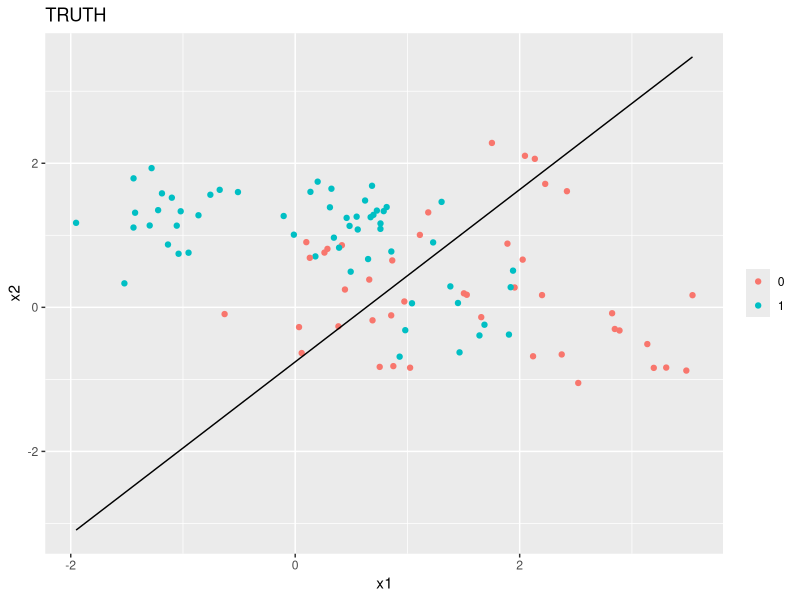
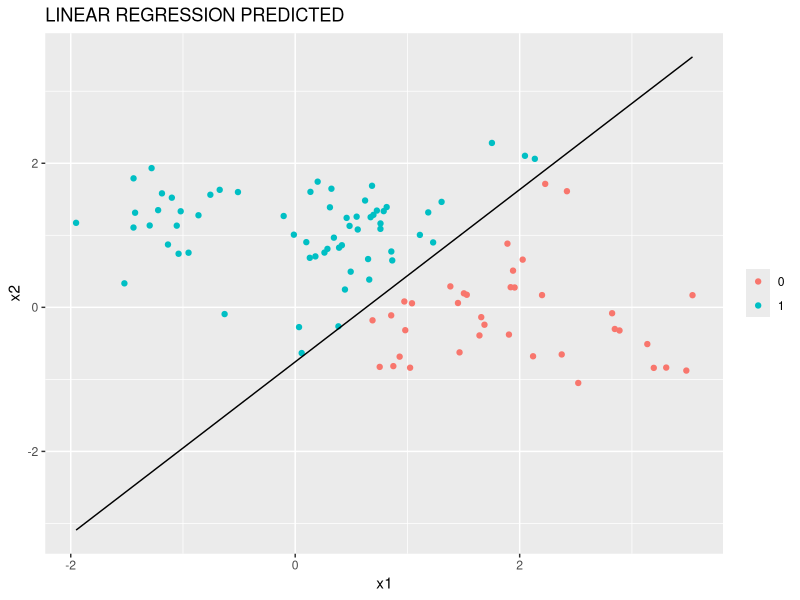

These charts were generated, in order, by the following R code: (Note: this script raises an error after producing the figures.)
# Chapter 2 Normal Mixture Models Simulation
# Alexander Durbin
# Worry about optimization later

rm(list = ls())

library(tidyverse)
library(MASS)

set.seed(11271992)


# Generate Data -----------------------------------------------------------

# generate centroids
mu <- c(1, 0)
sigma <- diag(1, nrow = 2)
center <- mvrnorm(n = 5, mu = mu, Sigma = sigma)
centroids <- tibble(x1 = center[, 1], x2 = center[, 2], class = rep(0, 5))


mu <- c(0, 1)
center <- mvrnorm(n = 5, mu = mu, Sigma = sigma)
tmp <- tibble(x1 = center[, 1], x2 = center[, 2], class = rep(1, 5))

centroids <- bind_rows(centroids, tmp)

# generate data

my_data <- tibble(x1 = rep(0, 100), x2 = rep(0, 100), class = rep(NA, 100),
                  subclass = rep(NA, 100))

# make this a function with apply statement later
for (i in 1:nrow(my_data)) {
  
  row_index <- sample(1:10, 1)
  
  new_point <- mvrnorm(n = 1,
                       mu = c(centroids$x1[row_index], centroids$x2[row_index]),
                       Sigma = sigma / 5) 
  
  my_data$x1[i] = new_point[1]
  my_data$x2[i] = new_point[2]
  my_data$class[i] = centroids$class[row_index]
  my_data$subclass[i] = row_index
  
}


# Least squares classification and error rates ----------------------------

# linear model using x1, x2 to predict 0,1 response
lmfit <- lm(class ~ x1 + x2, data = my_data)

# create model matrix
tmp <- my_data %>% 
  dplyr::select(x1, x2) %>% 
  mutate(intercept = rep(1, nrow(my_data))) %>% 
  dplyr::select(intercept, x1, x2)

# predicted values
my_data$yhat <- as.matrix(tmp) %*% coefficients(lmfit)

# encoding of classes
my_data <- my_data %>% 
  mutate(pred_class_reg = ifelse(yhat > 0.5, 1, 0))

my_data <- my_data %>% 
  mutate(x1_seq = seq(min(x1), max(x1), length.out = nrow(my_data))) %>% 
  mutate(x2_seq = (0.5 - coefficients(lmfit)[1] - coefficients(lmfit)[2] * x1_seq) / coefficients(lmfit)[3])

# plot data by class
ggplot(data = my_data) +
  geom_point(mapping = aes(x = x1, y = x2, color = factor(class))) +
  theme(legend.title=element_blank()) +
  ggtitle('TRUTH') +
  geom_line(mapping = aes(x = x1_seq, y = x2_seq))

ggplot(data = my_data) +
  geom_point(mapping = aes(x = x1, y = x2, color = factor(pred_class_reg))) +
  theme(legend.title=element_blank()) +
  ggtitle('LINEAR REGRESSION PREDICTED') +
  geom_line(mapping = aes(x = x1_seq, y = x2_seq))

# Get terms for confusion matrix as in HW0

a <- my_data %>% 
  filter(class == 0, pred_class_reg == 0) %>% 
  nrow()

b <- my_data %>% 
  filter(class == 0, pred_class_reg == 1) %>% 
  nrow()

c <- my_data %>% 
  filter(class == 1, pred_class_reg == 0) %>% 
  nrow()

d <- my_data %>% 
  filter(class == 1, pred_class_reg == 1) %>% 
  nrow()

f_pos_reg <- b / (a + b)
f_neg_reg <- c / (c + d)


# Optimal separating boundary for sequence data ---------------------------------------------

# generate sequences for calculating class probabilities and plotting
# x1_seq <- seq(min(my_data$x1), max(my_data$x1), by = 0.01)
# x2_seq <- seq(min(my_data$x2), max(my_data$x2), length.out = length(x1_seq))
# seq_mat <- cbind(x1_seq, x2_seq)

# function to compute the normal density given data and centroid
# consider using dmvtnorm instead
# norm_den <- function(vec, cent){
#   
#   diff <- vec - cent
#   diff <- as.matrix(diff)
#   thing <- exp((-5 / 2) * diff %*% t(diff))
#   return(thing)
#   
# }

# class 1 numerator and denominator storage
# c1_num <- matrix(data = 0, ncol = 5, nrow = length(x1_seq))
# c1_den <- matrix(data = 0, ncol = 10, nrow = length(x1_seq))

# loop through the centroids and fill each column of c1_num with the density
# for that particular centroid
# for(i in 1:5){
#   # c1_num[, i] <- apply(seq_mat, 1, function(g) norm_den(g, centroids[i, 1:2]))
#   c1_num[, i] <- apply(
#     seq_mat, 1,
#     function(g) dmvnorm(x = g, mean = as.matrix(centroids[i, 1:2]), sigma = diag(1/5, nrow = 2))
#   )
# }
# 
# # do the same except for all 10 centroids
# for(i in 1:10){
#   # c1_den[, i] <- apply(seq_mat, 1, function(g) norm_den(g, centroids[i, 1:2]))
#   c1_den[, i] <- apply(
#     seq_mat, 1,
#     function(g) dmvnorm(x = g, mean = as.matrix(centroids[i, 1:2]), sigma = diag(1/5, nrow = 2))
#   )
# }
# 
# # now sum across the rows
# c1_num <- apply(c1_num, 1, sum)
# c1_den <- apply(c1_den, 1, sum)
# 
# # make a dataframe and add column of the probabilities derived in class
# # make a new column of 1 - class 1 probs = class 2 probs
# seq_mat <- as.tibble(seq_mat) %>%
#   mutate(class_1_probs = c1_num/c1_den) %>% 
#   mutate(class_2_probs = 1 - class_1_probs)
#   
# # find observations where class probabilites are approximately equal
# seq_mat <- seq_mat %>% 
#   filter(abs(class_1_probs - class_2_probs) < 5e-2)
# 
# # failed plot attempt
# ggplot() +
#   geom_point(data = my_data, mapping = aes(x = x1, y = x2, color = factor(class))) +
#   theme(legend.title=element_blank()) +
#   ggtitle('TRUTH') +
#   geom_curve(data = seq_mat, mapping = aes(x = x1_seq, y = x2_seq, xend = min(my_data$x1), yend = min(my_data$x2)))
#   

# Bayes Optimal Classifier for true data ----------------------------------

c1_num <- matrix(data = 0, ncol = 5, nrow = nrow(my_data))
c1_den <- matrix(data = 0, ncol = 10, nrow = nrow(my_data))

# loop through the centroids and fill each column of c1_num with the density
# for that particular centroid
for(i in 1:5){
  # c1_num[, i] <- apply(seq_mat, 1, function(g) norm_den(g, centroids[i, 1:2]))
  c1_num[, i] <- apply(
    as.matrix(my_data[, 1:2]), 1,
    function(g) dmvnorm(x = g, mean = as.matrix(centroids[i, 1:2]), sigma = diag(1/5, nrow = 2))
  )
}

# do the same except for all 10 centroids
for(i in 1:10){
  # c1_den[, i] <- apply(seq_mat, 1, function(g) norm_den(g, centroids[i, 1:2]))
  c1_den[, i] <- apply(
    as.matrix(my_data[, 1:2]), 1,
    function(g) dmvnorm(x = g, mean = as.matrix(centroids[i, 1:2]), sigma = diag(1/5, nrow = 2))
  )
}

# now sum across the rows
c1_num <- apply(c1_num, 1, sum)
c1_den <- apply(c1_den, 1, sum)

# make a dataframe and add column of the probabilities derived in class
# make a new column of 1 - class 1 probs = class 2 probs
my_data <- my_data %>%
  mutate(class_1_probs = c1_num/c1_den) %>% 
  mutate(class_2_probs = 1 - class_1_probs) %>% 
  mutate(bayes_pred_class = ifelse(class_1_probs > class_2_probs, 0, 1))
  
# Get terms for confusion matrix as in HW0

a <- my_data %>% 
  filter(class == 0, bayes_pred_class == 0) %>% 
  nrow()

b <- my_data %>% 
  filter(class == 0, bayes_pred_class == 1) %>% 
  nrow()

c <- my_data %>% 
  filter(class == 1, bayes_pred_class == 0) %>% 
  nrow()

d <- my_data %>% 
  filter(class == 1, bayes_pred_class == 1) %>% 
  nrow()

f_pos_bayes <- b / (a + b)
f_neg_bayes <- c / (c + d)

my_data %>% 
  filter((class_1_probs - class_2_probs) < 1e-5)
# 45 things close together

ggplot(data = my_data) +
  geom_point(mapping = aes(x = x1, y = x2, color = factor(bayes_pred_class))) +
  theme(legend.title=element_blank()) +
  ggtitle('BAYES PREDICTED')
